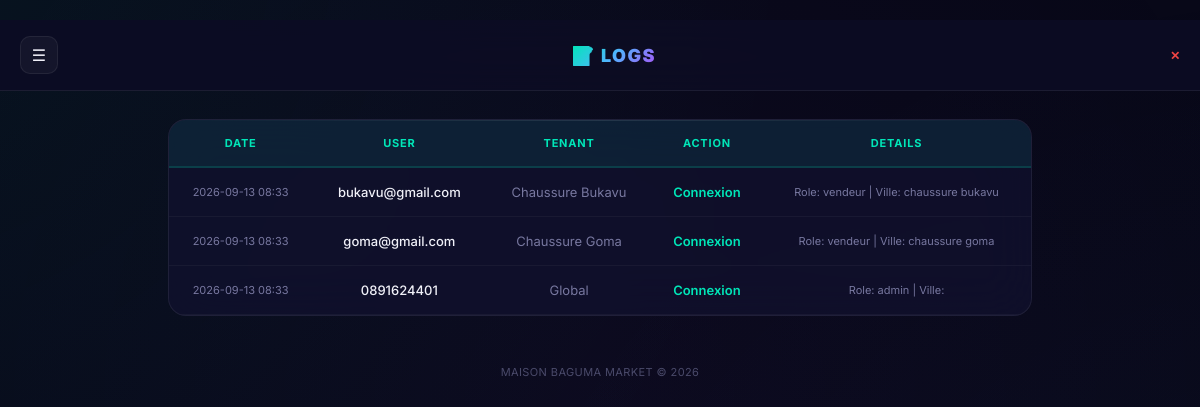
Page /logs (signed in) on the committed database.
### tables this page shows
CREATE TABLE logs (id INTEGER PRIMARY KEY, user_id INTEGER, login TEXT, tenant_id INTEGER DEFAULT 0, action TEXT, details TEXT, date_heure TEXT);

CREATE TABLE tenants (id INTEGER PRIMARY KEY, nom TEXT UNIQUE NOT NULL, actif INTEGER DEFAULT 1, date_creation TEXT, localisation TEXT DEFAULT '', type_commerce TEXT DEFAULT 'Chaussures');

### web.py (the view)
@app.route("/logs")
@login_required
def logs():
    if not is_admin():
        return redirect(url_for("dashboard"))
    conn = get_db()
    logs_list = db_fetchall(conn, """SELECT l.date_heure, l.login, l.action, l.details, t.nom as tenant_nom
        FROM logs l LEFT JOIN tenants t ON l.tenant_id=t.id
        ORDER BY l.date_heure DESC LIMIT 200""")
    conn.close()
    return render_template("logs.html", logs_list=logs_list, is_admin=is_admin())

### web.py (called while the page is built, shortened)
@app.after_request
def add_headers(response):
    if request.path.startswith("/static/"):
        response.headers["Cache-Control"] = "public, max-age=86400"
    else:
        response.headers["Cache-Control"] = "no-store, no-cache, must-revalidate, max-age=0"
        response.headers["Pragma"] = "no-cache"
        response.headers["Expires"] = "0"
    return response

def get_db():
    if IS_PG:
        import psycopg
        import psycopg.rows
        conn = psycopg.connect(DB_URL, sslmode="require", row_factory=psycopg.rows.dict_row)
        return conn
    else:
        import sqlite3
        conn = sqlite3.connect(LOCAL_DB)
        conn.row_factory = sqlite3.Row
        return conn

def db_fetchone(conn, sql, params=()):
    cur = conn.execute(sql, params)
    return cur.fetchone()

def db_fetchall(conn, sql, params=()):
    cur = conn.execute(sql, params)
    return cur.fetchall()

def login_required(f):
    from functools import wraps
    @wraps(f)
    def decorated(*args, **kwargs):
        if "user_id" not in session:
            return redirect(url_for("login"))
        return f(*args, **kwargs)
    return decorated

def is_admin():
    return session.get("tenant_id", 0) == 0 and session.get("role") == "admin"

def get_effective_tid():
    if is_admin():
        return session.get("view_tenant")
    return session.get("tenant_id")

def get_mode_dg(conn, tenant_id):
    cur = conn.execute("SELECT value FROM settings WHERE tenant_id=%s AND key='mode_dg'" if IS_PG else
                       "SELECT value FROM settings WHERE tenant_id=? AND key='mode_dg'", (tenant_id,))
    row = cur.fetchone()
    if row:
        v = row[0] if isinstance(row, tuple) else row.get("value", "")
        if str(v) == "1" or v == 1 or v is True:
            return True
    return False

### templates/logs.html (shortened to what this page needs)
﻿{% extends "base.html" %}
{% block body %}
<div class="topbar">
<button class="menu-btn" onclick="toggleNav()">☰</button><h1 class="brand">📝 Logs</h1><a href="/logout" style="color:var(--red);font-size:12px;font-weight:600">✕</a></div>
<div class="container">
<div class="card" style="padding:0;overflow:hidden"><div class="table-scroll">
<table>
<tr><th>Date</th><th>User</th><th>Tenant</th><th>Action</th><th>Details</th></tr>
{% for l in logs_list %}
<tr>
<td style="font-size:11px;color:var(--txt2)">{{l.date_heure[:16]}}</td>
<td style="font-weight:500">{{l.login}}</td>
<td style="color:var(--txt2)">{{l.tenant_nom or 'Global'}}</td>
<td class="tag-entree" style="font-weight:600">{{l.action}}</td>
<td style="font-size:11px;color:var(--txt2)">{{l.details or '-'}}</td>
</tr>
{% endfor %}
</table></div></div>
<div class="footer">MAISON BAGUMA MARKET &copy; 2026</div>
</div>{% endblock %}

### templates/base.html (style rules this page uses)
* { margin:0;padding:0;box-sizing:border-box }
:root { --bg:#080818;--bg2:#0d0d24;--card:rgba(18,18,48,0.7);--card-solid:#121230; --glass:rgba(255,255,255,0.04);--glass-border:rgba(255,255,255,0.07); --accent:#00e6b8;--accent2:#00ccaa;--gold:#f5c542;--gold2:#ffe066; --blue:#50b4fe;--purple:#a855f7;--pink:#f472b6;--red:#ef4444;--orange:#f97316; --success:#00e6b8;--warning:#f5c542;--danger:#ef4444; --txt:#f0f0f8;--txt2:#7878a0;--txt3:#4a4a6a; --shadow:0 8px 32px rgba(0,0,0,0.5); --glow:0 0 24px rgba(0,230,184,0.12); }
body { font-family:'Inter',system-ui,-apple-system,sans-serif;background:var(--bg);color:var(--txt);min-height:100vh;overflow-x:hidden }
body::before { content:'';position:fixed;top:-50%;left:-50%;width:200%;height:200%;background:radial-gradient(circle at 20% 20%,rgba(0,230,184,0.06) 0%,transparent 40%),radial-gradient(circle at 80% 80%,rgba(80,180,254,0.04) 0%,transparent 40%),radial-gradient(circle at 50% 50%,rgba(168,85,247,0.03) 0%,transparent 50%);pointer-events:none;z-index:0 }
a { color:var(--accent);text-decoration:none;transition:color .2s }
.topbar { background:rgba(13,13,36,0.9);backdrop-filter:blur(24px);-webkit-backdrop-filter:blur(24px);padding:16px 20px;display:flex;align-items:center;justify-content:space-between;position:sticky;top:0;z-index:100;border-bottom:1px solid var(--glass-border) }
.topbar h1 { font-size:18px;font-weight:800;color:var(--txt);letter-spacing:-0.5px }
.topbar .menu-btn { background:var(--glass);border:1px solid var(--glass-border);color:var(--txt);width:38px;height:38px;border-radius:10px;cursor:pointer;font-size:16px;display:flex;align-items:center;justify-content:center;transition:all .2s }
.topbar .brand { font-size:18px;font-weight:900;letter-spacing:1.5px;background:linear-gradient(135deg,var(--accent),var(--blue),var(--purple));-webkit-background-clip:text;-webkit-text-fill-color:transparent;background-clip:text;text-shadow:none;text-transform:uppercase }
.container { padding:16px;max-width:920px;margin:0 auto;position:relative;z-index:1 }
.card { background:var(--card);backdrop-filter:blur(24px);-webkit-backdrop-filter:blur(24px);border:1px solid var(--glass-border);border-radius:18px;padding:20px;margin-bottom:14px;transition:all .3s;position:relative;overflow:hidden }
.card::before { content:'';position:absolute;top:0;left:0;right:0;height:1px;background:linear-gradient(90deg,transparent,rgba(255,255,255,0.1),transparent) }
table { width:100%;border-collapse:separate;border-spacing:0;font-size:12px }
th { background:rgba(0,230,184,0.08);color:var(--accent);padding:14px 10px;text-align:center;font-size:11px;font-weight:700;text-transform:uppercase;letter-spacing:0.8px;position:sticky;top:0;border-bottom:2px solid rgba(0,230,184,0.15) }
td { padding:12px 10px;text-align:center;border-bottom:1px solid rgba(255,255,255,0.04);color:var(--txt);transition:background .2s }
.tag-entree { color:var(--accent);font-weight:700 }
.table-scroll { overflow-x:auto;-webkit-overflow-scrolling:touch;border-radius:14px }
.footer { text-align:center;padding:35px 20px;color:var(--txt3);font-size:11px;letter-spacing:0.4px }
.card,.stat,.flash { animation:fadeIn .5s ease }
@media (min-width:600px) { .container { padding:28px } }
@media (min-width:600px) { table { font-size:13px } }
@media (min-width:600px) { th,td { padding:16px 14px } }

### rows in the picture
logs: date_heure "2026-09-13 08:33", login "bukavu@gmail.com", nom "Chaussure Bukavu", action "Connexion", details "Role: vendeur | Ville: chaussure bukavu"
logs: date_heure "2026-09-13 08:33", login "goma@gmail.com", nom "Chaussure Goma", action "Connexion", details "Role: vendeur | Ville: chaussure goma"
logs: date_heure "2026-09-13 08:33", login "0891624401", tenant_nom "Global", action "Connexion", details "Role: admin | Ville:"
